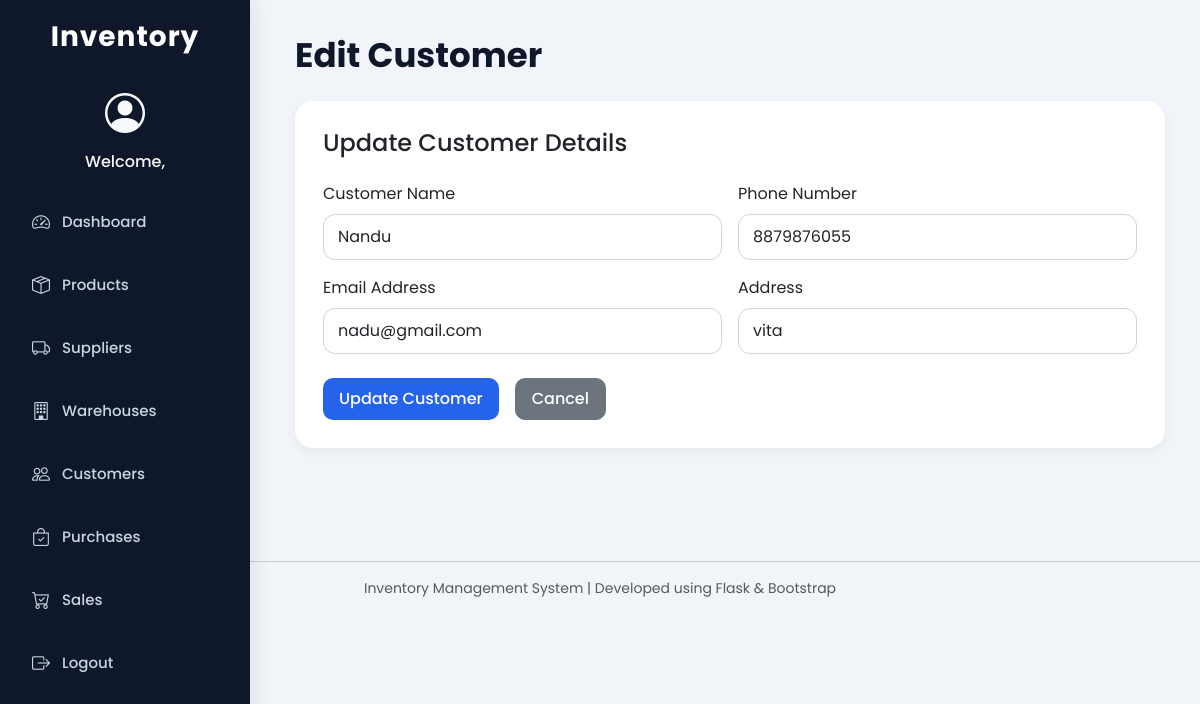
Screenshot of /edit_customer/3 with the database file from the repository.
### tables this page shows
CREATE TABLE customers (
    id INTEGER PRIMARY KEY AUTOINCREMENT,
    name TEXT,
    phone TEXT,
    email TEXT,
    address TEXT
);

### app.py (the view, shortened to what this page needs)
@app.route("/edit_customer/<int:id>", methods=["GET", "POST"])
def edit_customer(id):
    con = get_db()
    cur = con.cursor()
    cur.execute("SELECT * FROM customers WHERE id=?", (id,))
    customer = cur.fetchone()
    con.close()
    return render_template(
        "edit_customer.html",
        customer=customer
    )

### app.py (called while the page is built)
def get_db():
    return sqlite3.connect("database.db")

### templates/edit_customer.html
{% extends "base.html" %}
{% block content %}
<h1 class="page-title">Edit Customer</h1>
<div class="form-section">
    <h4 class="mb-4">
        Update Customer Details
    </h4>
    <form method="POST">
        <div class="row g-3">
            <div class="col-md-6">
                <label class="form-label">
                    Customer Name
                </label>
                <input type="text"
                       name="name"
                       class="form-control"
                       value="{{customer[1]}}"
                       required>
            </div>
            <div class="col-md-6">
                <label class="form-label">
                    Phone Number
                </label>
                <input type="text"
                       name="phone"
                       class="form-control"
                       value="{{customer[2]}}">
            </div>
            <div class="col-md-6">
                <label class="form-label">
                    Email Address
                </label>
                <input type="email"
                       name="email"
                       class="form-control"
                       value="{{customer[3]}}">
            </div>
            <div class="col-md-6">
                <label class="form-label">
                    Address
                </label>
                <input type="text"
                       name="address"
                       class="form-control"
                       value="{{customer[4]}}">
            </div>
        </div>
        <div class="mt-4 d-flex gap-3">
            <button class="btn btn-custom">
                Update Customer
            </button>
            <a href="/customers"
               class="btn btn-secondary">
                Cancel
            </a>
        </div>
    </form>
</div>
{% endblock %}

### templates/base.html (style rules this page uses)
* { margin:0; padding:0; box-sizing:border-box; font-family:'Poppins', sans-serif; }
body { background:#f1f5f9; overflow-x:hidden; }
.page-title { font-size:34px; font-weight:700; margin-bottom:25px; color:#0f172a; }
.form-section { background:white; padding:28px; border-radius:18px; box-shadow:0 4px 12px rgba(0,0,0,0.05); margin-bottom:30px; }
.form-control, .form-select { border-radius:12px; padding:10px 14px; border:1px solid #cbd5e1; box-shadow:none; }
.btn { border-radius:10px; padding:8px 16px; font-weight:500; }
.btn-custom { background:#2563eb; color:white; border:none; transition:0.3s; }

### rows the page displays
customers: name "Nandu", phone "8879876055", email "nadu@gmail.com", address "vita"
